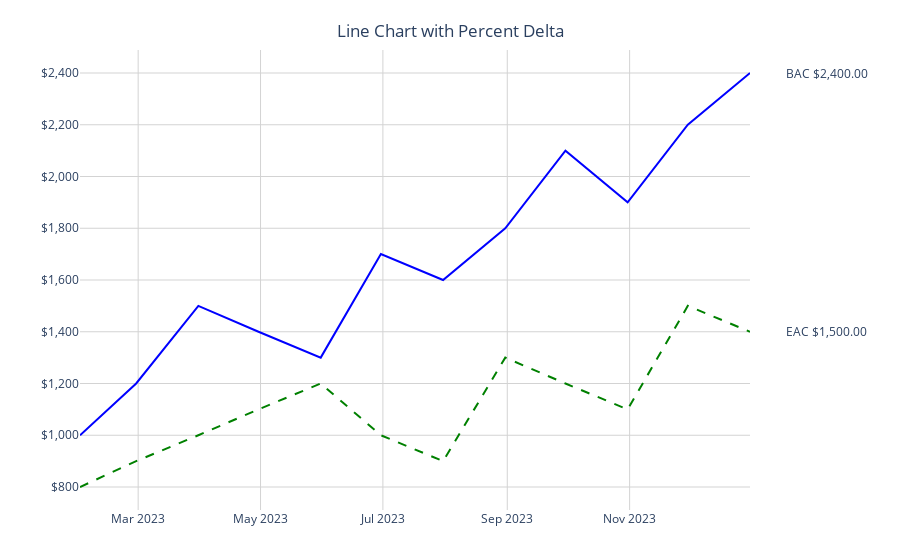

The cell this chart's notebook holds for it:
### Code cell
import plotly.graph_objects as go
import pandas as pd

def plot_line_chart_with_percent_delta(x_value_1, x_value_2, y_values_1, y_values_2, 
                                       data_label_1, data_label_2, x_label, y_label, chart_title):

    # Calculate percent delta
    percent_delta = [(y2 - y1) / y1 * 100 if y1 != 0 else None for y1, y2 in zip(y_values_1, y_values_2)]

    # Calculate BAC
    BAC = max(y_values_1)

    #Calculate EAC
    EAC = max(y_values_2)

    # Create the figure
    fig = go.Figure()

    # Add the first line (hoverinfo='skip' ensures it doesn't show on hover)
    fig.add_trace(go.Scatter(x=x_value_1, 
                             y=y_values_1, 
                             mode='lines', 
                             name=data_label_1, 
                             line=dict(color='blue'),
                             showlegend=False,
                             hoverinfo='skip'))  # Skip hover for this line

    # Add the second line (hoverinfo='skip' ensures it doesn't show on hover)
    fig.add_trace(go.Scatter(x=x_value_2, 
                             y=y_values_2, 
                             mode='lines', 
                             name=data_label_2, 
                             line=dict(color='green', 
                                       dash='dash'),
                             showlegend=False,
                             hoverinfo='skip'))  # Skip hover for this line


    fig.add_annotation(
        x=1.05,  # Position outside the plot area (in paper coordinates)        
        y=y_values_1[-1],
        text=f'BAC ${BAC:,.2f}',
        showarrow=False,
        yref = 'y',
        xref='paper',  # Reference the figure's width, not the data coordinates        
        xanchor="left",  # Align text to the left of the annotation point
        yanchor="middle"
    )

    fig.add_annotation(
        x=1.05,
        y=y_values_2[-1],
        text=f'EAC ${EAC:,.2f}',
        showarrow=False,
        yref = 'y',
        xref='paper',  # Reference the figure's width, not the data coordinates
        xanchor="left",  # Align text to the left of the annotation point
        yanchor="middle"
    )

   # Add a third trace for hover text with the percent delta only
    fig.add_trace(go.Scatter(
        x=x_value_1, 
        y=y_values_1, 
        mode='lines',
        line=dict(color='rgba(0,0,0,0)'), # Set the line color to transparent
        customdata=percent_delta,
        hovertemplate='Date: %{x}<br>Percent Delta: %{customdata:.2f}%<extra></extra>',
        showlegend=False))  # No legend entry for this trace

    # Customize the layout
    fig.update_layout(
        title=dict(
            text=chart_title,
            x=0.5,
            xanchor='center',
            yanchor='top'
        ),

        hovermode='x unified',
        yaxis_tickprefix='$',
        yaxis_tickformat=',.0f',
        showlegend=False,
        plot_bgcolor='white',  # Set the plot background to white
        paper_bgcolor='white',  # Set the overall chart background to white
        xaxis=dict(showgrid=True, 
                   gridcolor='lightgray'),  # Set grid lines for better visibility
        yaxis=dict(showgrid=True, 
                   gridcolor='lightgray'),
        margin=dict(l=80, 
                    r=150, 
                    t=50, 
                    b=50)  # Adjust 'r' for right margin size (150px in this example)
    )



    # Show the plot
    fig.show()

# Example usage with mock data
x_value_1 = pd.date_range(start='2023-01-01', periods=12, freq='ME')  # Example date range for dataset 1
x_value_2 = pd.date_range(start='2023-01-01', periods=12, freq='ME')  # Example date range for dataset 2
y_values_1 = [1000, 1200, 1500, 1400, 1300, 1700, 1600, 1800, 2100, 1900, 2200, 2400]  # Mock y-values for dataset 1
y_values_2 = [800, 900, 1000, 1100, 1200, 1000, 900, 1300, 1200, 1100, 1500, 1400]  # Mock y-values for dataset 2

plot_line_chart_with_percent_delta(x_value_1, x_value_2, y_values_1, y_values_2, 
                                   'Dataset 1', 'Dataset 2', 'Date', 'Currency', 
                                   'Line Chart with Percent Delta')

### Figure 1 — Plotly figure (JSON) as saved in the notebook; plotly's stock layout.template omitted (floating-point values rounded to 4 significant figures)
{"data": [{"hoverinfo": "skip", "line": {"color": "blue"}, "mode": "lines", "name": "Dataset 1", "showlegend": false, "type": "scatter", "x": ["2023-01-31T00:00:00", "2023-02-28T00:00:00", "2023-03-31T00:00:00", "2023-04-30T00:00:00", "2023-05-31T00:00:00", "2023-06-30T00:00:00", "2023-07-31T00:00:00", "2023-08-31T00:00:00", "2023-09-30T00:00:00", "2023-10-31T00:00:00", "2023-11-30T00:00:00", "2023-12-31T00:00:00"], "y": [1000, 1200, 1500, 1400, 1300, 1700, 1600, 1800, 2100, 1900, 2200, 2400]}, {"hoverinfo": "skip", "line": {"color": "green", "dash": "dash"}, "mode": "lines", "name": "Dataset 2", "showlegend": false, "type": "scatter", "x": ["2023-01-31T00:00:00", "2023-02-28T00:00:00", "2023-03-31T00:00:00", "2023-04-30T00:00:00", "2023-05-31T00:00:00", "2023-06-30T00:00:00", "2023-07-31T00:00:00", "2023-08-31T00:00:00", "2023-09-30T00:00:00", "2023-10-31T00:00:00", "2023-11-30T00:00:00", "2023-12-31T00:00:00"], "y": [800, 900, 1000, 1100, 1200, 1000, 900, 1300, 1200, 1100, 1500, 1400]}, {"customdata": [-20, -25, -33.33, -21.43, -7.692, -41.18, -43.75, -27.78, -42.86, -42.11, -31.82, -41.67], "hovertemplate": "Date: %{x}<br>Percent Delta: %{customdata:.2f}%<extra></extra>", "line": {"color": "rgba(0,0,0,0)"}, "mode": "lines", "showlegend": false, "type": "scatter", "x": ["2023-01-31T00:00:00", "2023-02-28T00:00:00", "2023-03-31T00:00:00", "2023-04-30T00:00:00", "2023-05-31T00:00:00", "2023-06-30T00:00:00", "2023-07-31T00:00:00", "2023-08-31T00:00:00", "2023-09-30T00:00:00", "2023-10-31T00:00:00", "2023-11-30T00:00:00", "2023-12-31T00:00:00"], "y": [1000, 1200, 1500, 1400, 1300, 1700, 1600, 1800, 2100, 1900, 2200, 2400]}], "layout": {"annotations": [{"showarrow": false, "text": "BAC $2,400.00", "x": 1.05, "xanchor": "left", "xref": "paper", "y": 2400, "yanchor": "middle", "yref": "y"}, {"showarrow": false, "text": "EAC $1,500.00", "x": 1.05, "xanchor": "left", "xref": "paper", "y": 1400, "yanchor": "middle", "yref": "y"}], "hovermode": "x unified", "margin": {"b": 50, "l": 80, "r": 150, "t": 50}, "paper_bgcolor": "white", "plot_bgcolor": "white", "showlegend": false, "title": {"text": "Line Chart with Percent Delta", "x": 0.5, "xanchor": "center", "yanchor": "top"}, "xaxis": {"gridcolor": "lightgray", "showgrid": true}, "yaxis": {"gridcolor": "lightgray", "showgrid": true, "tickformat": ",.0f", "tickprefix": "$"}}}
